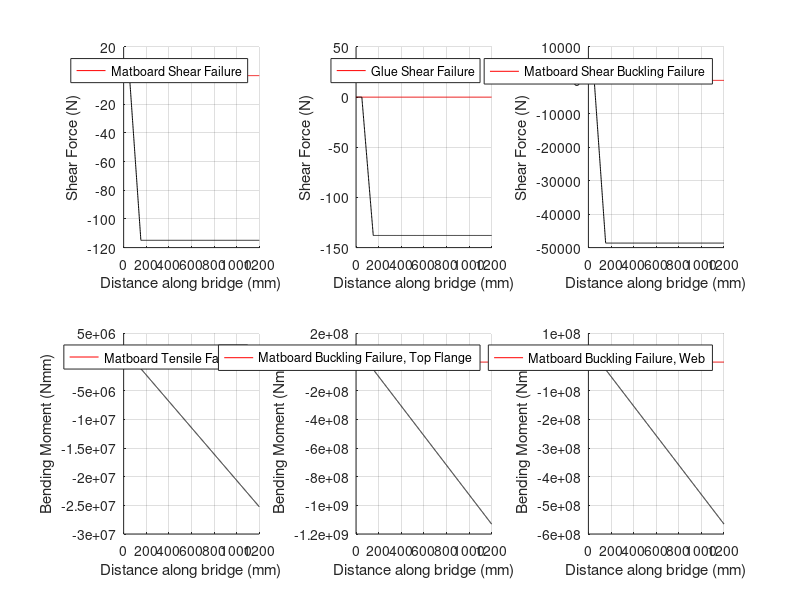

This chart was generated by the following MATLAB code:
clear; close all;

%% 0. Initialize Parameters
L = 1200; % Length of bridge
n = 1200; % Discretize into 1 mm segments
P = 400; % Total weight of train [N]
x = linspace(0, L, n+1); % x-axis

%% 1. SFD, BMD under train loading
x_train = [52 228 392 568 732 908]; % Train Load Locations
P_train = [1 1 1 1 1 1] * P/6; % Load distributed equally among axles
n_train = 3; % Number of train locations
SFDi = zeros(n_train, n+1); % SFD for each train location
BMDi = zeros(n_train, n+1); % BMD for each train location

% Calculate SFD and BMD for each train position
for i = 1:n_train
    % Set train position
    train_start = x_train(i);
    train_end = train_start + 100;
    
    % Define load distribution along the bridge
    w = zeros(1, n+1);
    w((x >= train_start) & (x <= train_end)) = -P_train(i);
    
    % Calculate SFD by numerical integration
    SFDi(i, :) = cumtrapz(x, w);
    
    % Calculate BMD by numerical integration of SFD
    BMDi(i, :) = cumtrapz(x, SFDi(i, :));
end

% Calculate envelope for SFD and BMD
SFD = max(abs(SFDi), [], 1); % SFD envelope
BMD = max(abs(BMDi), [], 1); % BMD envelope

%% 2. Define Bridge Parameters
param = [0, 100, 1.27; 400, 100, 1.27; 800, 100, 1.27; L, 100, 1.27];
bft = interp1(param(:,1), param(:,2), x); % Top Flange Width
tft = interp1(param(:,1), param(:,3), x); % Top Flange Thickness

%% 3. Calculate Sectional Properties
ybar = 50; % Centroidal axis height
I = bft .* tft.^3 / 12; % Moment of inertia (simplified)
Qcent = bft .* ybar; % First moment of area at centroid
Qglue = Qcent / 2; % First moment at glue joint

%% 4. Calculate Applied Stress
S_top = BMD .* ybar ./ I;
S_bot = -S_top;
T_cent = SFD .* Qcent ./ I;
T_glue = SFD .* Qglue ./ I;

%% 5. Material and Thin Plate Buckling Capacities
E = 4000; % Elastic modulus [MPa]
mu = 0.2; % Poisson's ratio
S_tens = 10; % Tensile strength [MPa]
S_comp = 8; % Compressive strength [MPa]
T_max = 5; % Shear strength [MPa]
T_gmax = 3; % Glue shear strength [MPa]

% Buckling capacities (arbitrary values for illustration)
S_buck1 = 0.8 * E * tft.^2 ./ (12 * (1 - mu^2));
S_buck2 = 0.6 * E * tft.^2 ./ (12 * (1 - mu^2));
S_buck3 = 0.4 * E * tft.^2 ./ (12 * (1 - mu^2));
T_buck = 0.5 * E * tft ./ (1 + mu);

%% 6. Factor of Safety (FOS)
FOS_tens = S_tens ./ abs(S_top);
FOS_comp = S_comp ./ abs(S_bot);
FOS_shear = T_max ./ abs(T_cent);
FOS_glue = T_gmax ./ abs(T_glue);
FOS_buck1 = S_buck1 ./ abs(S_top);
FOS_buck2 = S_buck2 ./ abs(S_top);
FOS_buck3 = S_buck3 ./ abs(S_top);
FOS_buckV = T_buck ./ abs(T_cent);

%% 7. Min FOS and the failure load Pfail
minFOS = min([FOS_tens; FOS_comp; FOS_shear; FOS_glue; FOS_buck1; FOS_buck2; FOS_buck3; FOS_buckV], [], 1);
Pf = P * min(minFOS);

%% 8. Vfail and Mfail
Mf_tens = S_tens .* I ./ ybar;
Mf_comp = S_comp .* I ./ ybar;
Vf_shear = T_max .* I ./ Qcent;
Vf_glue = T_gmax .* I ./ Qglue;
Mf_buck1 = S_buck1 .* I ./ ybar;
Mf_buck2 = S_buck2 .* I ./ ybar;
Mf_buck3 = S_buck3 .* I ./ ybar;
Vf_buckV = T_buck .* I ./ Qcent;

%% 9. Output plots of Vfail and Mfail
figure;
subplot(2,3,1);
hold on; grid on;
plot(x, Vf_shear, 'r');
plot(x, -Vf_shear .* SFD, 'k');
legend('Matboard Shear Failure');
xlabel('Distance along bridge (mm)');
ylabel('Shear Force (N)');

subplot(2,3,2);
hold on; grid on;
plot(x, Vf_glue, 'r');
plot(x, -Vf_glue .* SFD, 'k');
legend('Glue Shear Failure');
xlabel('Distance along bridge (mm)');
ylabel('Shear Force (N)');

subplot(2,3,3);
hold on; grid on;
plot(x, Vf_buckV, 'r');
plot(x, -Vf_buckV .* SFD, 'k');
legend('Matboard Shear Buckling Failure');
xlabel('Distance along bridge (mm)');
ylabel('Shear Force (N)');

subplot(2,3,4);
hold on; grid on;
plot(x, Mf_tens, 'r');
plot(x, -Mf_tens .* BMD, 'k');
legend('Matboard Tensile Failure');
xlabel('Distance along bridge (mm)');
ylabel('Bending Moment (Nmm)');

subplot(2,3,5);
hold on; grid on;
plot(x, Mf_buck1, 'r');
plot(x, -Mf_buck1 .* BMD, 'k');
legend('Matboard Buckling Failure, Top Flange');
xlabel('Distance along bridge (mm)');
ylabel('Bending Moment (Nmm)');

subplot(2,3,6);
hold on; grid on;
plot(x, Mf_buck3, 'r');
plot(x, -Mf_buck3 .* BMD, 'k');
legend('Matboard Buckling Failure, Web');
xlabel('Distance along bridge (mm)');
ylabel('Bending Moment (Nmm)');
